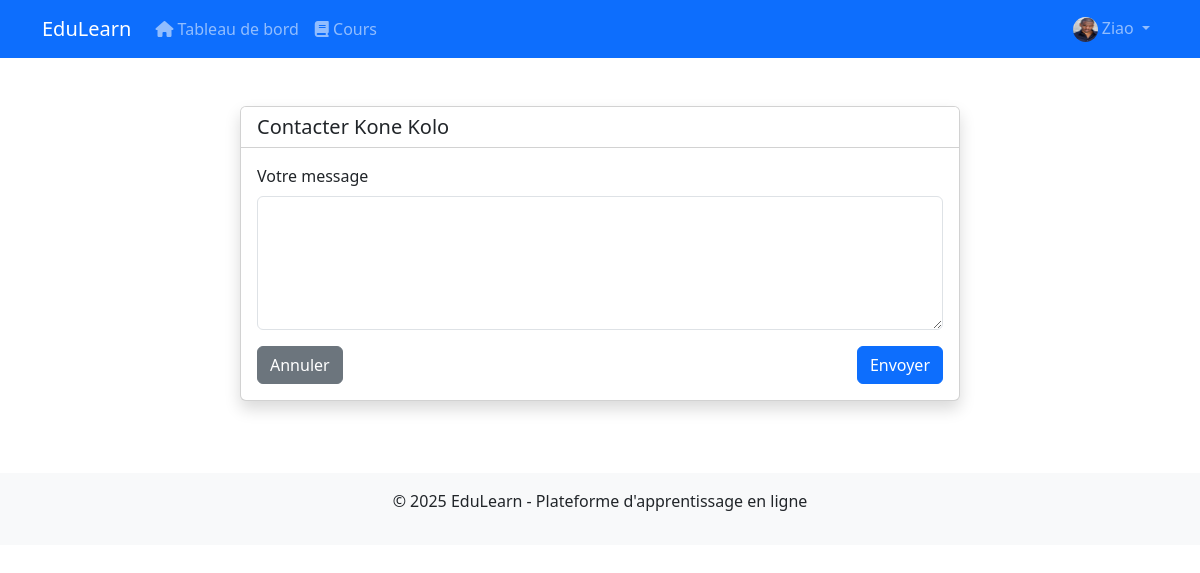
Page /dashboard/contact-teacher/4/?course_id=1 (signed in) on the committed database.
### users/models.py (models this page shows, shortened)
class User(AbstractUser):
    STUDENT = 'student'
    TEACHER = 'teacher'
    ADMIN = 'admin'
    ROLE_CHOICES = [
        (STUDENT, 'Élève'),
        (TEACHER, 'Enseignant'),
        (ADMIN, 'Administrateur'),
    ]
    role = models.CharField(max_length=10, choices=ROLE_CHOICES, default=STUDENT)
    profile_pic = models.ImageField(upload_to='profile_pics', blank=True, null=True)
    bio = models.TextField(blank=True, null=True)
    def is_student(self):
        return self.role == self.STUDENT
    def is_admin_user(self):
        return self.role == self.ADMIN and self.is_active

### dashboard/views.py (the view, shortened to what this page needs)
# urls.py: path('contact-teacher/<int:teacher_id>/', views.contact_teacher, name='contact_teacher'),
@login_required
def contact_teacher(request, teacher_id):
    user = request.user
    if not user.is_student():
        return redirect('dashboard:home')
    teacher = get_object_or_404(User, id=teacher_id, role=User.TEACHER)
    course_id = request.GET.get('course_id')
    if course_id:
        course = get_object_or_404(Course, id=course_id, teacher=teacher)
        if not course.students.filter(id=user.id).exists():
            return redirect('dashboard:home')
    context = {
        'teacher': teacher,
        'course_id': course_id
    }
    return render(request, 'dashboard/contact_teacher.html', context)

### templates/dashboard/contact_teacher.html (shortened to what this page needs)
{% extends 'base.html' %}
{% load static %}
{% block content %}
<div class="container py-4">
    <div class="row justify-content-center">
        <div class="col-md-8">
            <div class="card shadow">
                <div class="card-header bg-white">
                    <h5 class="card-title mb-0">Contacter {{ teacher.get_full_name|default:teacher.username }}</h5>
                </div>
                <div class="card-body">
                    <form method="post">
                        <div class="mb-3">
                            <label for="message" class="form-label">Votre message</label>
                            <textarea class="form-control" id="message" name="message" rows="5" required></textarea>
                        </div>
                        <div class="d-flex justify-content-between">
                            {% if course_id %}
                                <a href="{% url 'courses:course_detail' course_id %}" class="btn btn-secondary">Annuler</a>
                            {% else %}
                                <a href="{% url 'dashboard:home' %}" class="btn btn-secondary">Annuler</a>
                            {% endif %}
                            <button type="submit" class="btn btn-primary">Envoyer</button>
                        </div>
                    </form>
                </div>
            </div>
        </div>
    </div>
</div>
{% endblock %}

### templates/base.html (shortened to what this page needs)
<!DOCTYPE html>
<html lang="fr">
<head>
    <link href="https://cdn.jsdelivr.net/npm/bootstrap@5.3.0/dist/css/bootstrap.min.css" rel="stylesheet">
    <link rel="stylesheet" href="https://cdnjs.cloudflare.com/ajax/libs/font-awesome/6.4.0/css/all.min.css">
</head>
<body>
    <nav class="navbar navbar-expand-lg navbar-dark bg-primary">
        <div class="container">
            <a class="navbar-brand" href="{% url 'home' %}">EduLearn</a>
            <div class="collapse navbar-collapse" id="navbarNav">
                <ul class="navbar-nav">
                    {% if user.is_authenticated %}
                        <li class="nav-item">
                            <a class="nav-link" href="{% url 'dashboard:home' %}">
                                <i class="fas fa-home"></i> Tableau de bord
                            </a>
                        </li>
                        <li class="nav-item">
                            <a class="nav-link" href="{% url 'courses:course_list' %}">
                                <i class="fas fa-book"></i> Cours
                            </a>
                        </li>
                    {% endif %}
                </ul>
                <ul class="navbar-nav ms-auto">
                    {% if user.is_authenticated %}
                        <li class="nav-item dropdown">
                            <a class="nav-link dropdown-toggle" href="#" id="userDropdown" role="button" data-bs-toggle="dropdown">
                                {% if user.profile_pic %}
                                    <img src="{{ user.profile_pic.url }}" alt="Profile" class="rounded-circle" style="width: 25px; height: 25px;">
                                {% else %}
                                    <i class="fas fa-user-circle"></i>
                                {% endif %}
                                {{ user.username }}
                            </a>
                        </li>
                    {% endif %}
                </ul>
            </div>
        </div>
    </nav>
    <div class="container mt-4">
        {% block content %}{% endblock %}
    </div>
    <footer class="mt-5 py-3 bg-light text-center">
        <div class="container">
            <p>&copy; {% now "Y" %} EduLearn - Plateforme d'apprentissage en ligne</p>
        </div>
    </footer>
</body>
</html>

### rows in the picture
User: profile_pic (picture), username "Ziao"
User: get_full_name "Kone Kolo"
